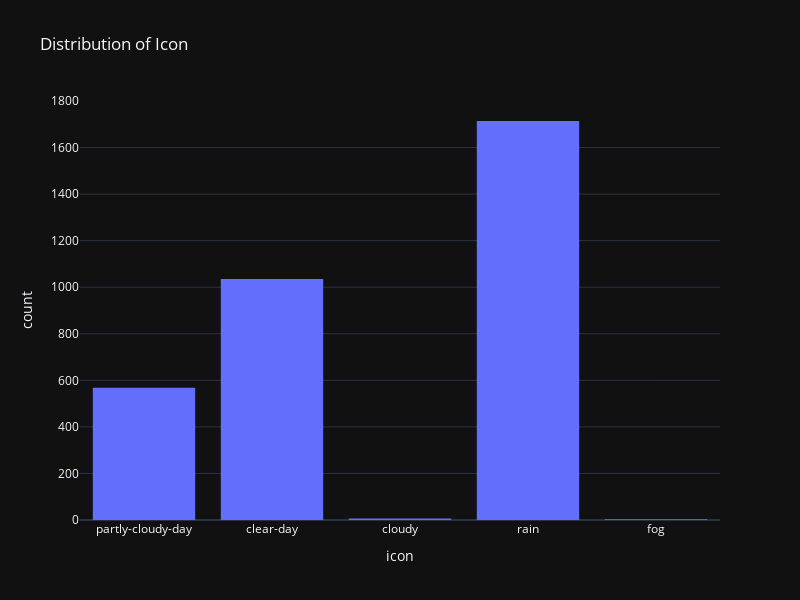

Notebook code cell kept with this figure:
### Markdown cell above
<h3>Histograms:</h3>

### Code cell
fig=px.histogram(df,x='icon',nbins=30,title='Distribution of Icon',template='plotly_dark')
fig.update_layout(width=800, height=600)          
fig.show()

### Figure 1 — Plotly figure (JSON) as saved in the notebook; plotly's stock layout.template omitted (floating-point values rounded to 4 significant figures; data arrays with more than 128 entries replaced by an {"elided": "..."} marker saying what was removed)
{"data": [{"alignmentgroup": "True", "bingroup": "x", "hovertemplate": "icon=%{x}<br>count=%{y}<extra></extra>", "legendgroup": "", "marker": {"color": "#636efa", "pattern": {"shape": ""}}, "name": "", "nbinsx": 30, "offsetgroup": "", "orientation": "v", "showlegend": false, "type": "histogram", "x": {"elided": "3326 str values"}, "xaxis": "x", "yaxis": "y"}], "layout": {"barmode": "relative", "height": 600, "legend": {"tracegroupgap": 0}, "title": {"text": "Distribution of Icon"}, "width": 800, "xaxis": {"anchor": "y", "autorange": true, "domain": [0, 1], "range": [-0.5, 4.5], "title": {"text": "icon"}, "type": "category"}, "yaxis": {"anchor": "x", "autorange": true, "domain": [0, 1], "range": [0, 1804.0], "title": {"text": "count"}}}}
